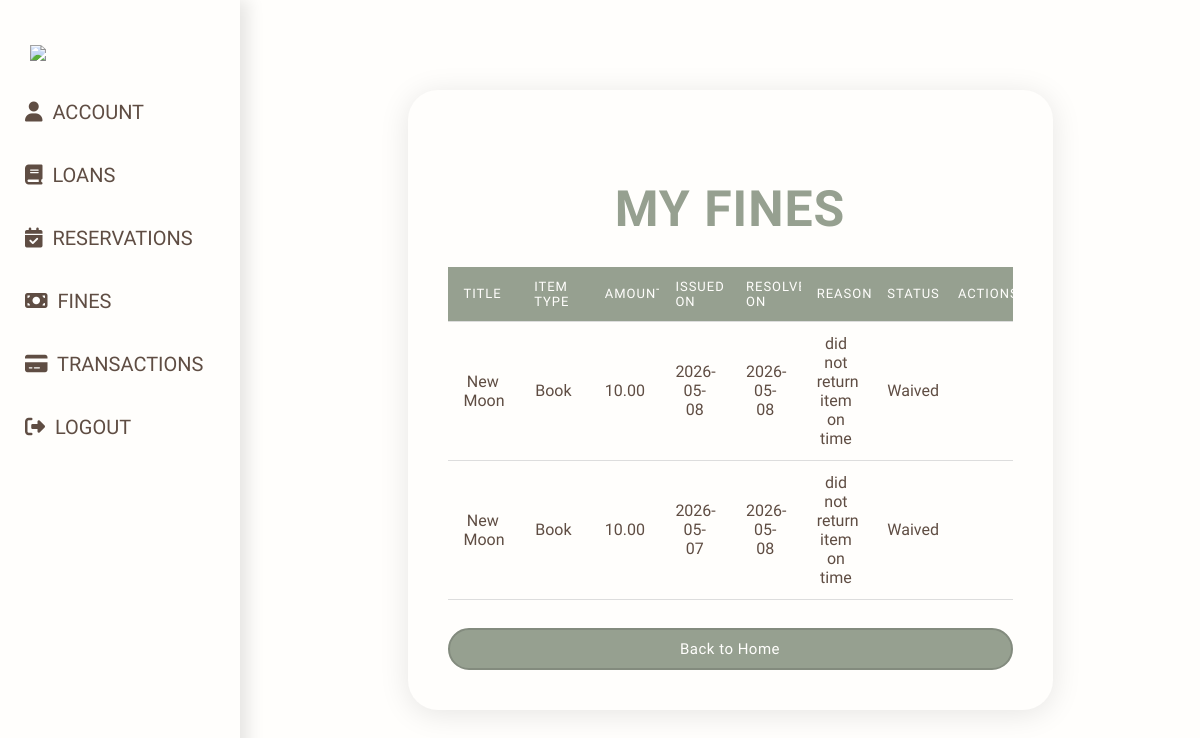
/fines (signed in), run on the app's committed database.
### models/Fine.py (models this page shows, shortened)
class Fine(db.Model):
    __tablename__ = "Fines"
    id                   = db.Column(db.Integer, primary_key=True)
    fine_id              = db.Column(db.String(45), unique=True, nullable=False)
    transaction_id       = db.Column(db.String(45), db.ForeignKey("Transactions.transaction_id"), nullable=False)
    user_id              = db.Column(db.String(45), db.ForeignKey("users.user_id"), nullable=False)
    amount               = db.Column(db.Float, nullable=False)
    issued_on            = db.Column(db.DateTime, default=utcnow)
    status               = db.Column(db.Enum(FineStatus), nullable=False, default=FineStatus.UNPAID)
    resolved_on          = db.Column(db.DateTime, nullable=True)
    reason               = db.Column(db.String(320), nullable=False)
    user                 = db.relationship("User", backref="fines")
    transaction          = db.relationship("Transaction", backref="fines")

### models/Items.py (models this page shows, shortened)
class Item(db.Model):
    __tablename__ = "Items"
    id                  = db.Column(db.Integer, primary_key = True)
    item_id             = db.Column(db.String(36), unique = True, nullable = False)
    title               = db.Column(db.String(200), nullable = False)
    description         = db.Column(db.String(300), nullable = True)
    qty                 = db.Column(db.Integer, nullable = False)
    available_qty       = db.Column(db.Integer, nullable = False)
    added_on            = db.Column(db.DateTime, default = utcnow)
    item_type           = db.Column(db.String(20), nullable = False)
    image_url           = db.Column(db.String(500), nullable = True)
    loan_days           = 14
    __mapper_args__ = {
        'polymorphic_on': item_type,
        'polymorphic_identity': 'item'
    }

### app.py (the view)
@app.route('/fines')
@login_required
def fines():
    fines = (Fine.query.filter_by(user_id=current_user.user_id).order_by(Fine.issued_on.desc()).all())
    return render_template('fines.html', user=current_user, fines=fines)

### app.py (called while the page is built)
@login_manager.user_loader
def load_user(user_id):
    return User.query.filter_by(user_id=user_id).first()

### templates/fines.html (shortened to what this page needs)
{% extends "profile-layout.html" %}
{% block content %}
<h2 class="title">My Fines</h2>
<br>
{% if fines %}
    <table class = "t-table">
        <thead>
            <tr>
                <th>Title</th>
                <th>Item Type</th>
                <th>Amount</th>
                <th>Issued On</th>
                <th>Resolved On</th>
                <th>Reason</th>
                <th>Status</th>
                <th>Actions</th>
            </tr>
        </thead>
        <tbody>
            {% for f in fines %}
            <tr>
                <td>{{ f.transaction.item.title if f.transaction.item else 'N/A' }}</td>
                <td>{{ f.transaction.item.item_type if f.transaction.item else 'N/A' }}</td>
                <td>{{ "%.2f"|format(f.amount) }}</td>
                <td>{{ f.issued_on.strftime('%Y-%m-%d') if f.issued_on else '--' }}</td>
                <td>{{ f.resolved_on.strftime('%Y-%m-%d') if f.resolved_on else '--' }}</td>
                <td>{{ f.reason if f.reason else 'N/A' }}</td>
                <td>{{ f.status.value }}</td>
                <td>
                </td>
            </tr>
            {% endfor %}
        </tbody>
    </table>
{% else %}
<p>No fines found.</p>
{% endif %}
<a href="{{ url_for('index') }}" class="btn">Back to Home</a>
{% endblock %}

### templates/profile-layout.html (style rules this page uses)
body { background-color: var(--white); color: #5f4d43; font-family: 'Neuton', serif; }
:root { --green: #96a090; --light-green: #c5d862; --cream: #fffddd; --brown: #9a7c69; --pink: #ecb0a1; --gray: #79796f; --dark-cream: #c0bea8; --white: #fffefc; --brown-2: #5f4d43; --border-radius-s: 8px; --border-radius-m: 30px; --border-radius-circle: 50%; }
* { box-sizing: border-box; margin: 0; padding: 0; }
.title { font-size: 50px; margin-top: 50px; letter-spacing: 1px; color: var(--green); text-align: center; text-transform: uppercase; }
.btn { display: block; width: 100%; padding: 10px; background-color: var(--green); color: var(--white); text-align: center; text-decoration: none; margin-top: 15px; border-radius: var(--border-radius-m); box-sizing: border-box; border: 2px solid #838b7e; overflow: hidden; font-family: 'Neuton', serif; font-size: 15px; letter-spacing: 0.5px; }
.t-table { width: 100%; border-collapse: collapse; margin-top: 3%; margin-bottom: 5%; table-layout: fixed; }
.t-table th, .t-table td { padding: 8px; text-align: center; overflow: hidden; border-bottom: 1px solid #ddd; padding: 15px 10px; }
.t-table th { background-color: var(--green); color: var(--white); letter-spacing: 1px; font-weight: normal; }
.t-table { width: 100%; border-collapse: collapse; font-size: 16px; margin-top: 10px; }
.t-table thead { background: var(--green); color: white; }
.t-table thead th { padding: 12px 16px; text-align: left; font-weight: 400; letter-spacing: 1px; text-transform: uppercase; font-size: 13px; }
.t-table tbody tr { border-bottom: 1px solid #f0ede8; transition: background 0.15s ease; }
.t-table tbody td { padding: 12px 16px; color: var(--brown-2); vertical-align: middle; }

### data on the page
Fine: transaction.item "New Moon", transaction.item "Book", amount "10.00", issued_on "2026-05-08", resolved_on "2026-05-08", reason "did not return item on time", status.value "Waived"
Fine: transaction.item "New Moon", transaction.item "Book", amount "10.00", issued_on "2026-05-07", resolved_on "2026-05-08", reason "did not return item on time", status.value "Waived"
